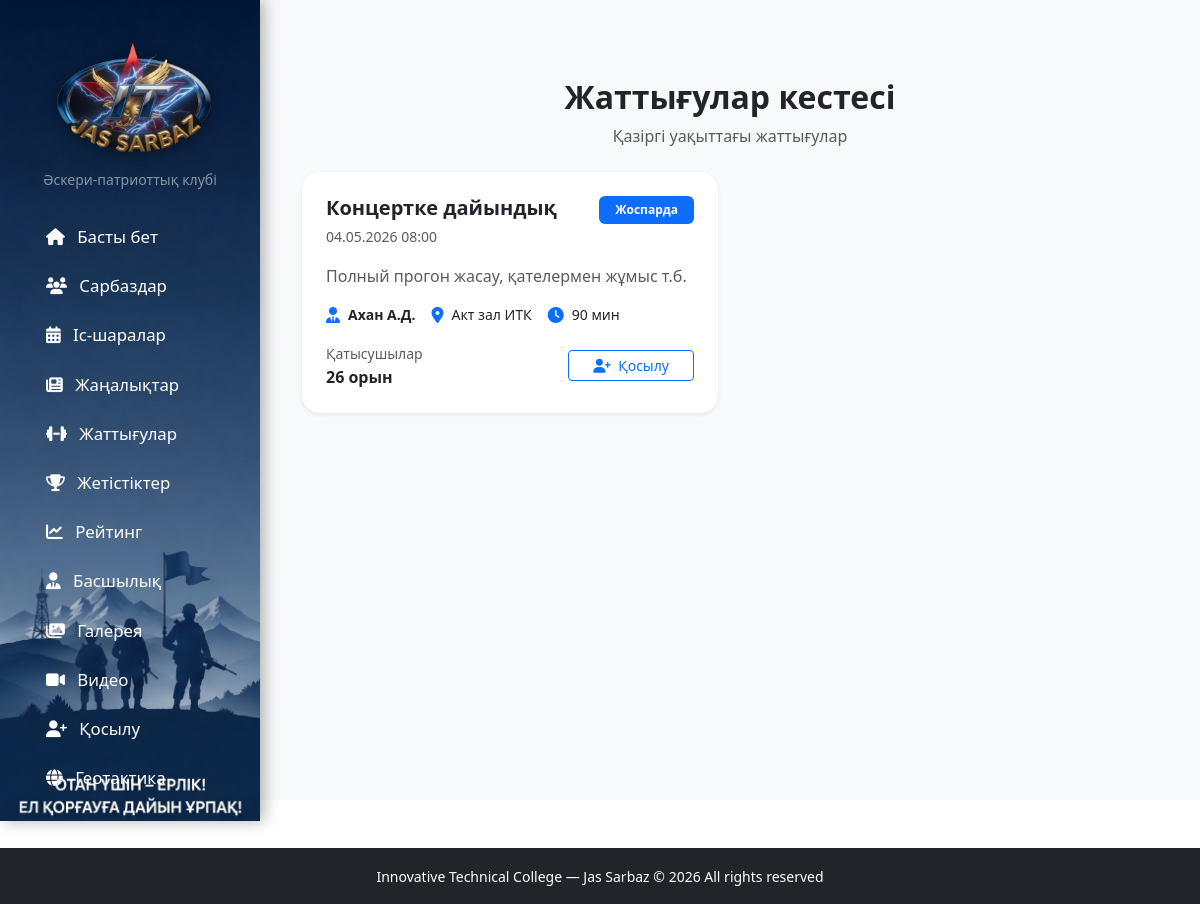
Screenshot of /trainings/ with the database file from the repository.
### core/models.py (models this page shows, shortened)
class Training(models.Model):
    STATUS_CHOICES = [
        ('planned', 'Жоспарда'),
        ('ongoing', 'Жүріп жатыр'),
        ('completed', 'Аяқталды'),
    ]
    title = models.CharField("Атауы", max_length=200)
    description = models.TextField("Сипаттама", blank=True)
    date = models.DateTimeField("Күні мен уақыты")
    duration = models.PositiveIntegerField("Ұзақтығы (минут)", default=90)
    location = models.CharField("Өтетін жері", max_length=200, default="Спорт залы")
    instructor = models.CharField("Жаттықтырушы", max_length=100, default="Ахан А.Д.")
    max_participants = models.PositiveIntegerField("Максимум қатысушы", default=20)
    status = models.CharField("Статус", max_length=20, choices=STATUS_CHOICES, default='planned')
    photo = models.ImageField("Фото", upload_to='trainings/', null=True, blank=True)
    class Meta:
        verbose_name = "Жаттығу"
        verbose_name_plural = "Жаттығулар"
        ordering = ['-date']

### core/views.py (the view)
# urls.py: path('trainings/', views.trainings, name='trainings'),
def trainings(request):
    trainings = Training.objects.all().order_by('-date')
    return render(request, 'core/trainings.html', {'trainings': trainings})

### templates/core/trainings.html (shortened to what this page needs)
{% extends 'core/base.html' %}
{% block content %}
<div class="container py-5">
    <div class="text-center mb-4">
        <h2 class="fw-bold">Жаттығулар кестесі</h2>
        <p class="text-muted">Қазіргі уақыттағы жаттығулар</p>
    </div>
    {% if trainings %}
        <div class="row g-4">
            {% for training in trainings %}
            <div class="col-lg-6">
                <div class="card border-0 shadow-sm h-100" style="border-radius: 18px; overflow: hidden;">
                    <div class="card-body p-4">
                        <div class="d-flex justify-content-between align-items-start mb-3">
                            <div>
                                <h5 class="fw-bold mb-1">{{ training.title }}</h5>
                                <small class="text-muted">{{ training.date|date:"d.m.Y H:i" }}</small>
                            </div>
                            {% if training.status == 'planned' %}
                                <span class="badge bg-primary px-3 py-2">Жоспарда</span>
                            {% elif training.status == 'ongoing' %}
                                <span class="badge bg-warning text-dark px-3 py-2">Жүріп жатыр</span>
                            {% else %}
                                <span class="badge bg-success px-3 py-2">Аяқталды</span>
                            {% endif %}
                        </div>
                        <p class="text-muted mb-3">{{ training.description|truncatechars:140 }}</p>
                        <div class="d-flex flex-wrap gap-3 mb-3">
                            <div class="d-flex align-items-center">
                                <i class="fas fa-user-tie text-primary me-2"></i>
                                <small><strong>{{ training.instructor }}</strong></small>
                            </div>
                            <div class="d-flex align-items-center">
                                <i class="fas fa-map-marker-alt text-primary me-2"></i>
                                <small>{{ training.location }}</small>
                            </div>
                            <div class="d-flex align-items-center">
                                <i class="fas fa-clock text-primary me-2"></i>
                                <small>{{ training.duration }} мин</small>
                            </div>
                        </div>
                        <div class="d-flex justify-content-between align-items-center">
                            <div>
                                <small class="text-muted">Қатысушылар</small><br>
                                <strong>{{ training.max_participants }} орын</strong>
                            </div>
                            <a href="https://forms.gle/wMn8AdXJn1FP6tZ96"
                               target="_blank"
                               class="btn btn-outline-primary btn-sm px-4">
                                <i class="fas fa-user-plus me-1"></i> Қосылу
                            </a>
                        </div>
                    </div>
                </div>
            </div>
            {% endfor %}
        </div>
    {% else %}
        <div class="text-center py-5">
            <i class="fas fa-dumbbell fa-4x text-muted mb-3"></i>
            <h5 class="text-muted">Әлі жаттығулар жоқ</h5>
        </div>
    {% endif %}
</div>
{% endblock %}

### rows the page displays
Training: title "Концертке дайындық", date "04.05.2026 08:00", status "Жоспарда", description "Полный прогон жасау, қателермен жұмыс т.б.", instructor "Ахан А.Д.", location "Акт зал ИТК", duration "90", max_participants "26"
